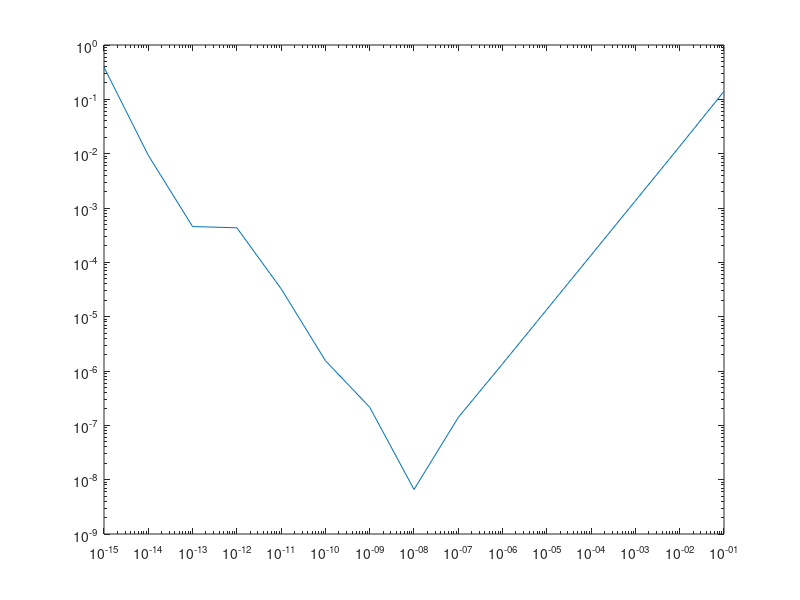

The MATLAB source for this figure:
%% Absolute error (https://mathworld.wolfram.com/AbsoluteError.html)

h = 10.^(-1:-1:-15);

% Derivative of exp(x) valued in x = 1
d = (exp(1+h)-exp(1)) ./ h;

%% Comparing it to exp(1)
% loglog(X,Y) plots x and y coordinates using a base-10
% logarithmic scale on the x-axis and the y-axis
% if the values on the x-axis and y-axis are both exponential, then it'll
% be better to use this plotting method

% x-axis: h <- exponential valued-vector
% y-axis: abs(d - exp(1))
loglog(h, abs(d - exp(1)));
